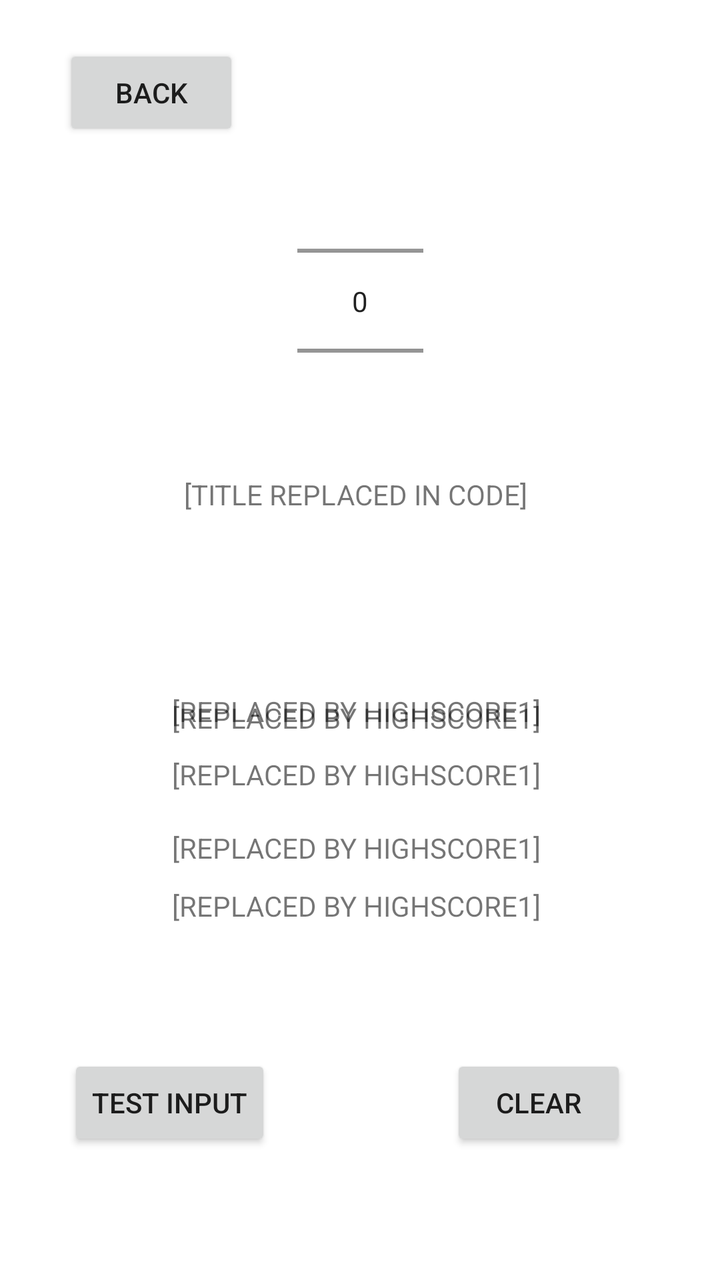
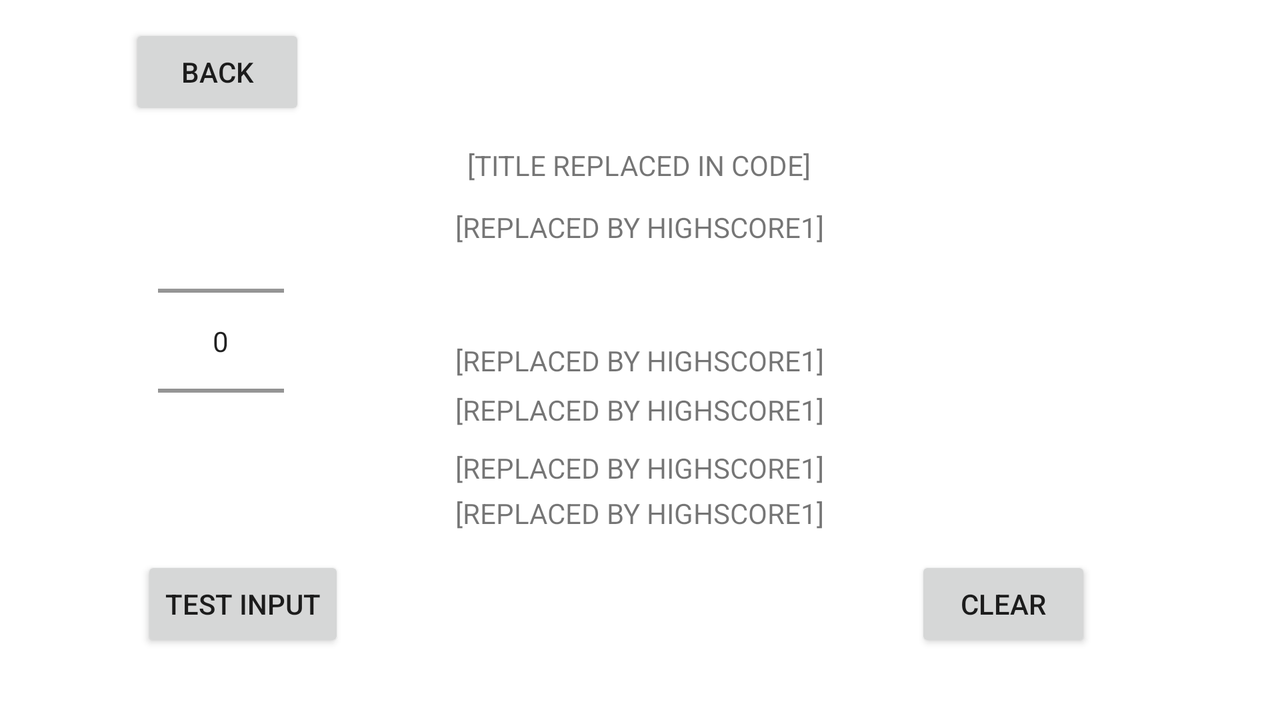

An Android layout and its configuration variant, each rendered on a device that would load it. The default file and the variant file are quoted in full after the pictures.
<!-- AndroidManifest.xml: application theme Theme.CS2450AndroidProject -->
<!-- res/layout/activity_leaderboard.xml -->
<?xml version="1.0" encoding="utf-8"?>
<androidx.constraintlayout.widget.ConstraintLayout xmlns:android="http://schemas.android.com/apk/res/android"
    xmlns:app="http://schemas.android.com/apk/res-auto"
    xmlns:tools="http://schemas.android.com/tools"
    android:layout_width="match_parent"
    android:layout_height="match_parent">

    <NumberPicker
        android:id="@+id/leaderboardPicker"
        android:layout_width="63dp"
        android:layout_height="109dp"
        android:layout_marginTop="96dp"
        app:layout_constraintEnd_toEndOf="parent"
        app:layout_constraintStart_toStartOf="parent"
        app:layout_constraintTop_toTopOf="parent" />

    <TextView
        android:id="@+id/leaderboardTitle"
        android:layout_width="wrap_content"
        android:layout_height="wrap_content"
        android:layout_marginTop="28dp"
        android:text="[TITLE REPLACED IN CODE]"
        app:layout_constraintBottom_toBottomOf="parent"
        app:layout_constraintEnd_toEndOf="parent"
        app:layout_constraintHorizontal_bias="0.489"
        app:layout_constraintStart_toStartOf="parent"
        app:layout_constraintTop_toBottomOf="@+id/leaderboardPicker"
        app:layout_constraintVertical_bias="0.012" />

    <TextView
        android:id="@+id/highScore1"
        android:layout_width="wrap_content"
        android:layout_height="wrap_content"
        android:layout_marginTop="76dp"
        android:text="[REPLACED BY HIGHSCORE1]"
        app:layout_constraintBottom_toBottomOf="parent"
        app:layout_constraintEnd_toEndOf="parent"
        app:layout_constraintHorizontal_bias="0.491"
        app:layout_constraintStart_toStartOf="parent"
        app:layout_constraintTop_toBottomOf="@+id/leaderboardTitle"
        app:layout_constraintVertical_bias="0.058" />

    <TextView
        android:id="@+id/highScore2"
        android:layout_width="wrap_content"
        android:layout_height="wrap_content"
        android:text="[REPLACED BY HIGHSCORE1]"
        app:layout_constraintBottom_toBottomOf="parent"
        app:layout_constraintEnd_toEndOf="parent"
        app:layout_constraintHorizontal_bias="0.491"
        app:layout_constraintStart_toStartOf="parent"
        app:layout_constraintTop_toTopOf="parent"
        app:layout_constraintVertical_bias="0.557" />

    <TextView
        android:id="@+id/highScore3"
        android:layout_width="wrap_content"
        android:layout_height="wrap_content"
        android:text="[REPLACED BY HIGHSCORE1]"
        app:layout_constraintBottom_toBottomOf="parent"
        app:layout_constraintEnd_toEndOf="parent"
        app:layout_constraintHorizontal_bias="0.491"
        app:layout_constraintStart_toStartOf="parent"
        app:layout_constraintTop_toTopOf="parent"
        app:layout_constraintVertical_bias="0.608" />

    <TextView
        android:id="@+id/highScore4"
        android:layout_width="wrap_content"
        android:layout_height="wrap_content"
        android:layout_marginTop="76dp"
        android:text="[REPLACED BY HIGHSCORE1]"
        app:layout_constraintBottom_toBottomOf="parent"
        app:layout_constraintEnd_toEndOf="parent"
        app:layout_constraintHorizontal_bias="0.491"
        app:layout_constraintStart_toStartOf="parent"
        app:layout_constraintTop_toTopOf="parent"
        app:layout_constraintVertical_bias="0.621" />

    <TextView
        android:id="@+id/highScore5"
        android:layout_width="wrap_content"
        android:layout_height="wrap_content"
        android:layout_marginTop="76dp"
        android:text="[REPLACED BY HIGHSCORE1]"
        app:layout_constraintBottom_toBottomOf="parent"
        app:layout_constraintEnd_toEndOf="parent"
        app:layout_constraintHorizontal_bias="0.491"
        app:layout_constraintStart_toStartOf="parent"
        app:layout_constraintTop_toTopOf="parent"
        app:layout_constraintVertical_bias="0.674" />

    <Button
        android:id="@+id/clearBtn"
        android:layout_width="wrap_content"
        android:layout_height="wrap_content"
        android:text="CLEAR"
        app:layout_constraintBottom_toBottomOf="parent"
        app:layout_constraintEnd_toEndOf="parent"
        app:layout_constraintHorizontal_bias="0.829"
        app:layout_constraintStart_toStartOf="parent"
        app:layout_constraintTop_toTopOf="parent"
        app:layout_constraintVertical_bias="0.891" />

    <Button
        android:id="@+id/testBtn"
        android:layout_width="wrap_content"
        android:layout_height="wrap_content"
        android:text="TEST INPUT"
        app:layout_constraintBottom_toBottomOf="parent"
        app:layout_constraintEnd_toEndOf="parent"
        app:layout_constraintHorizontal_bias="0.131"
        app:layout_constraintStart_toStartOf="parent"
        app:layout_constraintTop_toTopOf="parent"
        app:layout_constraintVertical_bias="0.891" />

    <Button
        android:id="@+id/backFromLeaderboardBtn"
        android:layout_width="wrap_content"
        android:layout_height="wrap_content"
        android:text="BACK"
        app:layout_constraintBottom_toBottomOf="parent"
        app:layout_constraintEnd_toEndOf="parent"
        app:layout_constraintHorizontal_bias="0.117"
        app:layout_constraintStart_toStartOf="parent"
        app:layout_constraintTop_toTopOf="parent"
        app:layout_constraintVertical_bias="0.038" />

</androidx.constraintlayout.widget.ConstraintLayout>
<!-- resources referenced by this layout -->
<resources>
  <style name="Theme.CS2450AndroidProject" parent="Theme.MaterialComponents.DayNight.DarkActionBar">
          
          <item name="colorPrimary">@color/purple_500</item>
          <item name="colorPrimaryVariant">@color/purple_700</item>
          <item name="colorOnPrimary">@color/white</item>
          
          <item name="colorSecondary">@color/teal_200</item>
          <item name="colorSecondaryVariant">@color/teal_700</item>
          <item name="colorOnSecondary">@color/black</item>
          
          <item name="android:statusBarColor">?attr/colorPrimaryVariant</item>
          
      </style>
</resources>
<!-- res/layout-land/activity_leaderboard.xml (the author's variant of the layout above) -->
<!-- drawn on the phone turned sideways -->
<?xml version="1.0" encoding="utf-8"?>
<androidx.constraintlayout.widget.ConstraintLayout xmlns:android="http://schemas.android.com/apk/res/android"
    xmlns:app="http://schemas.android.com/apk/res-auto"
    xmlns:tools="http://schemas.android.com/tools"
    android:layout_width="match_parent"
    android:layout_height="match_parent">

    <NumberPicker
        android:id="@+id/leaderboardPicker"
        android:layout_width="63dp"
        android:layout_height="109dp"
        android:layout_marginTop="116dp"
        app:layout_constraintEnd_toEndOf="parent"
        app:layout_constraintHorizontal_bias="0.137"
        app:layout_constraintStart_toStartOf="parent"
        app:layout_constraintTop_toTopOf="parent" />

    <TextView
        android:id="@+id/leaderboardTitle"
        android:layout_width="wrap_content"
        android:layout_height="wrap_content"
        android:layout_marginBottom="24dp"
        android:text="[TITLE REPLACED IN CODE]"
        app:layout_constraintBottom_toTopOf="@+id/leaderboardPicker"
        app:layout_constraintEnd_toEndOf="parent"
        app:layout_constraintHorizontal_bias="0.499"
        app:layout_constraintStart_toStartOf="parent" />

    <TextView
        android:id="@+id/highScore1"
        android:layout_width="wrap_content"
        android:layout_height="wrap_content"
        android:layout_marginTop="12dp"
        android:text="[REPLACED BY HIGHSCORE1]"
        app:layout_constraintBottom_toBottomOf="parent"
        app:layout_constraintEnd_toEndOf="parent"
        app:layout_constraintStart_toStartOf="parent"
        app:layout_constraintTop_toBottomOf="@+id/leaderboardTitle"
        app:layout_constraintVertical_bias="0.0" />

    <TextView
        android:id="@+id/highScore2"
        android:layout_width="wrap_content"
        android:layout_height="wrap_content"
        android:text="[REPLACED BY HIGHSCORE1]"
        app:layout_constraintBottom_toBottomOf="parent"
        app:layout_constraintEnd_toEndOf="parent"
        app:layout_constraintStart_toStartOf="parent"
        app:layout_constraintTop_toTopOf="parent" />

    <TextView
        android:id="@+id/highScore3"
        android:layout_width="wrap_content"
        android:layout_height="wrap_content"
        android:text="[REPLACED BY HIGHSCORE1]"
        app:layout_constraintBottom_toBottomOf="parent"
        app:layout_constraintEnd_toEndOf="parent"
        app:layout_constraintStart_toStartOf="parent"
        app:layout_constraintTop_toTopOf="parent"
        app:layout_constraintVertical_bias="0.573" />

    <TextView
        android:id="@+id/highScore4"
        android:layout_width="wrap_content"
        android:layout_height="wrap_content"
        android:layout_marginTop="76dp"
        android:text="[REPLACED BY HIGHSCORE1]"
        app:layout_constraintBottom_toBottomOf="parent"
        app:layout_constraintEnd_toEndOf="parent"
        app:layout_constraintStart_toStartOf="parent"
        app:layout_constraintTop_toTopOf="parent"
        app:layout_constraintVertical_bias="0.56" />

    <TextView
        android:id="@+id/highScore5"
        android:layout_width="wrap_content"
        android:layout_height="wrap_content"
        android:layout_marginTop="76dp"
        android:text="[REPLACED BY HIGHSCORE1]"
        app:layout_constraintBottom_toBottomOf="parent"
        app:layout_constraintEnd_toEndOf="parent"
        app:layout_constraintStart_toStartOf="parent"
        app:layout_constraintTop_toTopOf="parent"
        app:layout_constraintVertical_bias="0.645" />

    <Button
        android:id="@+id/clearBtn"
        android:layout_width="wrap_content"
        android:layout_height="wrap_content"
        android:text="CLEAR"
        app:layout_constraintBottom_toBottomOf="parent"
        app:layout_constraintEnd_toEndOf="parent"
        app:layout_constraintHorizontal_bias="0.829"
        app:layout_constraintStart_toStartOf="parent"
        app:layout_constraintTop_toTopOf="parent"
        app:layout_constraintVertical_bias="0.891" />

    <Button
        android:id="@+id/testBtn"
        android:layout_width="wrap_content"
        android:layout_height="wrap_content"
        android:text="TEST INPUT"
        app:layout_constraintBottom_toBottomOf="parent"
        app:layout_constraintEnd_toEndOf="parent"
        app:layout_constraintHorizontal_bias="0.131"
        app:layout_constraintStart_toStartOf="parent"
        app:layout_constraintTop_toTopOf="parent"
        app:layout_constraintVertical_bias="0.891" />

    <Button
        android:id="@+id/backFromLeaderboardBtn"
        android:layout_width="wrap_content"
        android:layout_height="wrap_content"
        android:text="BACK"
        app:layout_constraintBottom_toBottomOf="parent"
        app:layout_constraintEnd_toEndOf="parent"
        app:layout_constraintHorizontal_bias="0.117"
        app:layout_constraintStart_toStartOf="parent"
        app:layout_constraintTop_toTopOf="parent"
        app:layout_constraintVertical_bias="0.038" />

</androidx.constraintlayout.widget.ConstraintLayout>
